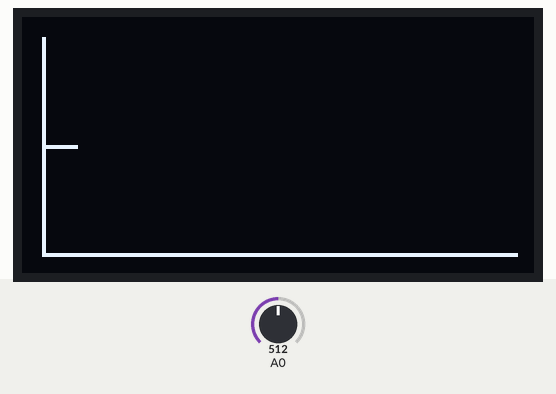
Bench run of a sketch on a simulated Arduino Uno, built with avr-gcc and run on an emulated ATmega328P. On the bench: 128×64 one-colour display. The inputs (shaded band) are chosen by the test bench; at power-on: A0 = 512.

Above: at 1.2 s.
1.3 s: A0 set to 0
At 2.6 s:
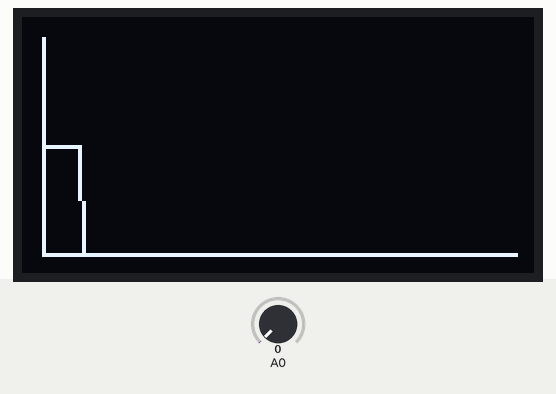
2.9 s: A0 set to 122
At 4.15 s:
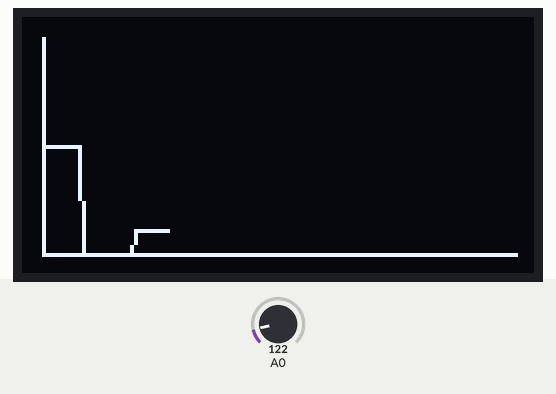
4.5 s: A0 set to 306
At 4.79 s:
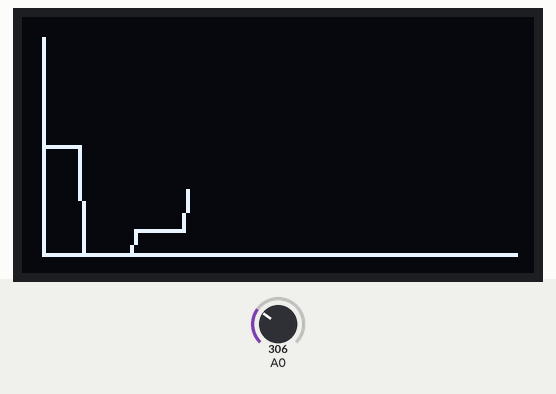

The sketch:

graficoxy.ino
```cpp
#include <Wire.h>

#include <Adafruit_GFX.h>

#include <Adafruit_SSD1306.h>

#define SCREEN_WIDTH 128 // OLED display width, in pixels
#define SCREEN_HEIGHT 64 // OLED display height, in pixels
#define OLED_RESET 4 // Reset pin # (or -1 if sharing Arduino reset pin)
Adafruit_SSD1306 display(SCREEN_WIDTH, SCREEN_HEIGHT, & Wire, OLED_RESET);

void setup() {
  Serial.begin(9600);
  if (!display.begin(SSD1306_SWITCHCAPVCC, 0x3C)) {
    Serial.println(F("SSD1306 inizializzazione fallita"));
    for (;;); //loop infinito: ci blocchiamo qui
  }
  //se è necessario ruotare il display, utilizzare:
  //display.setRotation(180);
  display.clearDisplay();
  axis();
  display.display();
}

int bordo = 5;
int x = bordo;
int y, prev_y;

void loop() {
  int var = analogRead(A0);
  y = map(var, 0, 1023, SCREEN_HEIGHT - bordo, bordo);

  if (x > bordo) {
    display.drawLine(x - 1, prev_y, x, y, WHITE);
  }

  prev_y = y;
  x++;
  if (x >= (SCREEN_WIDTH - bordo)) {
    x = bordo;
    display.clearDisplay();
    axis();
  }
  delay(100);
  display.display();
}

void axis() {
  display.drawLine(bordo, SCREEN_HEIGHT - bordo, bordo, bordo, WHITE);
  display.drawLine(bordo, SCREEN_HEIGHT - bordo, SCREEN_WIDTH - bordo, SCREEN_HEIGHT - bordo, WHITE);
}
```

Measured:
- after the input at 2.9 s, the display: first changes after 0.19 s (image 2 shows a later state)
